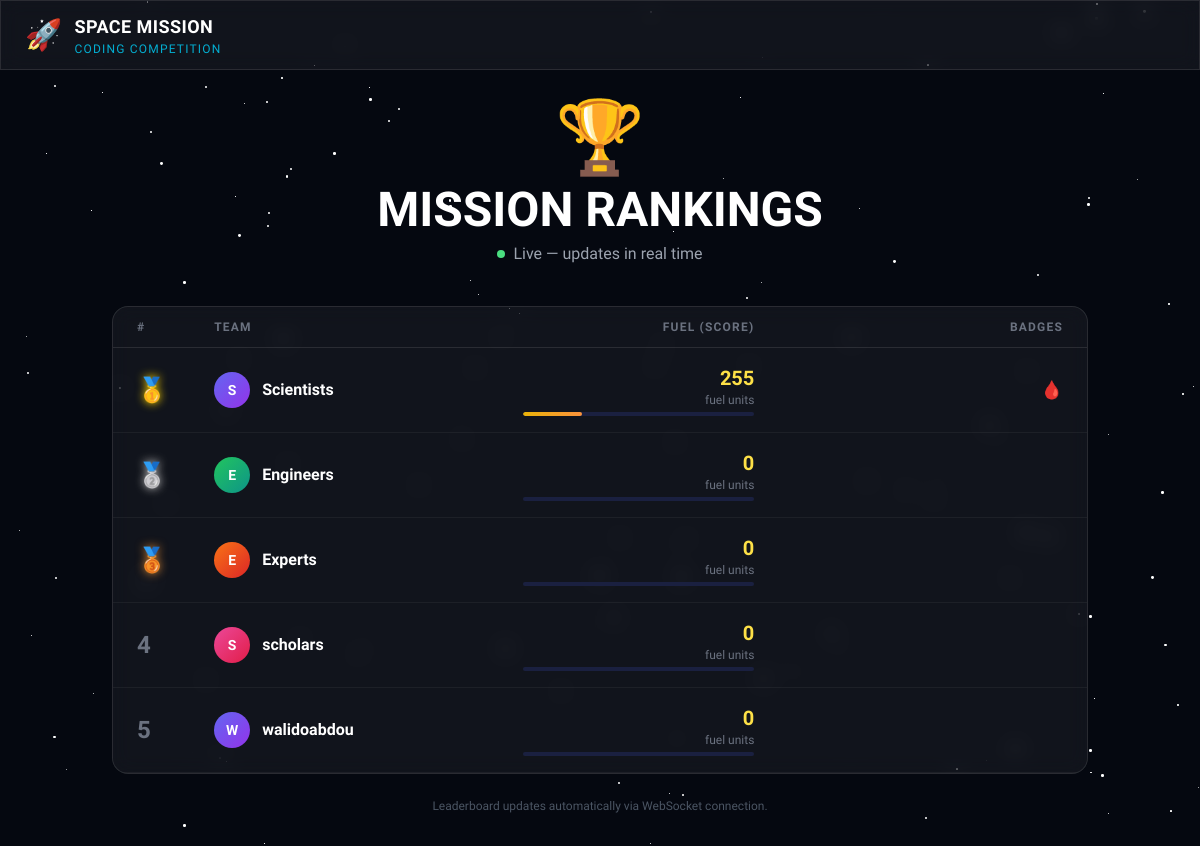
The app's page /leaderboard with its own data.
### models.py (models this page shows)
class Team(Base):
    __tablename__ = "teams"
    id = Column(Integer, primary_key=True, index=True)
    name = Column(String(64), unique=True, nullable=False)
    password_hash = Column(String(128), nullable=False)
    score = Column(Integer, default=0, nullable=False)
    coins = Column(Integer, default=100, nullable=False)
    double_points_active = Column(Boolean, default=False)
    is_frozen = Column(Boolean, default=False)
    frozen_until = Column(DateTime, nullable=True)
    created_at = Column(DateTime, default=datetime.utcnow)
    submissions = relationship("Submission", back_populates="team")
    team_cards = relationship("TeamCard", back_populates="team")
    achievements = relationship("Achievement", back_populates="team")

class Achievement(Base):
    __tablename__ = "achievements"
    id = Column(Integer, primary_key=True, index=True)
    team_id = Column(Integer, ForeignKey("teams.id"), nullable=False)
    badge_name = Column(String(64), nullable=False)
    badge_icon = Column(String(8), default="🏆")
    description = Column(Text, nullable=True)
    earned_at = Column(DateTime, default=datetime.utcnow)
    team = relationship("Team", back_populates="achievements")

### routers/leaderboard.py (the view)
@router.get("/leaderboard", response_class=HTMLResponse)
async def leaderboard_page(
    request: Request,
    db: Session = Depends(get_db),
):
    team = get_current_team_optional(request, db)
    leaderboard = get_leaderboard_data(db)
    return templates.TemplateResponse(
        "leaderboard.html",
        {"request": request, "team": team, "leaderboard": leaderboard},
    )

### templates/leaderboard.html (shortened to what this page needs)
{% extends "base.html" %}
{% block content %}
<div class="max-w-5xl mx-auto px-6 py-8" x-data="leaderboard()" x-init="init()">
  <div class="text-center mb-10">
    <div class="text-7xl mb-3 rocket-float inline-block">🏆</div>
    <h1 class="text-5xl font-black text-white">MISSION RANKINGS</h1>
    <p class="text-gray-400 mt-2 flex items-center justify-center gap-2">
      <span class="w-2 h-2 rounded-full bg-green-400 animate-pulse inline-block"></span>
      Live — updates in real time
    </p>
  </div>
  <div class="glass rounded-2xl border border-white/10 overflow-hidden">
    <div class="grid grid-cols-12 text-xs font-bold uppercase tracking-widest text-gray-500 px-6 py-3 border-b border-white/10">
      <div class="col-span-1">#</div>
      <div class="col-span-4">Team</div>
      <div class="col-span-3 text-right">Fuel (Score)</div>
      <div class="col-span-4 text-right">Badges</div>
    </div>
    <div id="leaderboard-body">
      {% for entry in leaderboard %}
      <div class="grid grid-cols-12 items-center px-6 py-4 border-b border-white/5 transition-all
                  hover:bg-white/5"
           id="team-row-{{ entry.id }}">
        <div class="col-span-1">
          <span class="text-2xl font-black
            {% if entry.rank == 1 %}rank-1
            {% elif entry.rank == 2 %}rank-2
            {% elif entry.rank == 3 %}rank-3
            {% else %}text-gray-500{% endif %}">
            {% if entry.rank == 1 %}🥇
            {% elif entry.rank == 2 %}🥈
            {% elif entry.rank == 3 %}🥉
            {% else %}{{ entry.rank }}{% endif %}
          </span>
        </div>
        <div class="col-span-4 flex items-center gap-3">
          <div class="w-9 h-9 rounded-full bg-gradient-to-br
                      {% if loop.index0 % 4 == 0 %}from-indigo-500 to-purple-600
                      {% elif loop.index0 % 4 == 1 %}from-green-500 to-teal-600
                      {% elif loop.index0 % 4 == 2 %}from-orange-500 to-red-600
                      {% else %}from-pink-500 to-rose-600{% endif %}
                      flex items-center justify-center font-black text-sm">
            {{ entry.name[0].upper() }}
          </div>
          <div>
            <div class="font-bold text-white flex items-center gap-2">
              {{ entry.name }}
            </div>
          </div>
        </div>
        <div class="col-span-3 text-right">
          <div class="font-black text-xl text-yellow-300" id="score-{{ entry.id }}">{{ entry.score }}</div>
          <div class="text-xs text-gray-500">fuel units</div>
          <div class="mt-1 h-1 bg-space-600 rounded-full overflow-hidden">
            <div class="h-full bg-gradient-to-r from-yellow-500 to-orange-400 rounded-full"
                 style="width: {{ [entry.score / 10, 100] | min }}%"></div>
          </div>
        </div>
        <div class="col-span-4 flex items-center justify-end gap-1 flex-wrap">
          {% for badge in entry.badges %}
          <span class="text-lg" title="{{ badge.name }}">{{ badge.icon }}</span>
          {% endfor %}
        </div>
      </div>
      {% endfor %}
    </div>
  </div>
  <p class="text-center text-gray-600 text-xs mt-6">
    Leaderboard updates automatically via WebSocket connection.
  </p>
</div>
{% endblock %}

### templates/base.html (shortened to what this page needs)
<!DOCTYPE html>
<html lang="en" class="dark">
<head>
  <script src="https://cdn.tailwindcss.com"></script>
  <link rel="stylesheet" href="/static/space.css">
</head>
<body class="bg-space-900 text-white min-h-screen">
<div class="stars" aria-hidden="true"></div>
{% if team is defined and team %}
<nav class="relative z-10 glass border-b border-white/10 px-6 py-3">
  <div class="max-w-7xl mx-auto flex items-center justify-between">
    <a href="/dashboard" class="flex items-center gap-3">
      <span class="text-3xl rocket-float">🚀</span>
      <div>
        <div class="text-lg font-black text-white tracking-wide">SPACE MISSION</div>
        <div class="text-xs text-neon-blue/80 tracking-widest uppercase">Coding Competition</div>
      </div>
    </a>
    <div class="flex items-center gap-4">
      <div class="glass rounded-full px-4 py-1.5 flex items-center gap-2">
        <span class="text-yellow-400">⚡</span>
        <span class="font-bold text-yellow-300" id="nav-score">{{ team.score }}</span>
        <span class="text-gray-400 text-xs">fuel</span>
      </div>
      <div class="glass rounded-full px-4 py-1.5 flex items-center gap-2">
        <span>🪙</span>
        <span class="font-bold text-amber-300" id="nav-coins">{{ team.coins }}</span>
      </div>
      <div class="flex items-center gap-2 text-sm">
        <a href="/dashboard" class="px-3 py-1.5 rounded-lg hover:bg-white/10 transition {% if request.url.path == '/dashboard' %}bg-white/10{% endif %}">Dashboard</a>
        <a href="/challenges" class="px-3 py-1.5 rounded-lg hover:bg-white/10 transition {% if '/challenge' in request.url.path %}bg-white/10{% endif %}">🪐 Planets</a>
        <a href="/leaderboard" class="px-3 py-1.5 rounded-lg hover:bg-white/10 transition {% if request.url.path == '/leaderboard' %}bg-white/10{% endif %}">🏆 Ranks</a>
        <a href="/cards/shop" class="px-3 py-1.5 rounded-lg hover:bg-white/10 transition">🃏 Cards</a>
        <a href="/quiz" class="px-3 py-1.5 rounded-lg hover:bg-white/10 transition font-semibold {% if '/quiz' in request.url.path %}bg-neon-purple/20 text-neon-purple{% else %}text-neon-purple/80{% endif %}">🧠 Quiz</a>
      </div>
      <div class="flex items-center gap-2">
        <div class="w-8 h-8 rounded-full bg-gradient-to-br from-indigo-500 to-purple-600 flex items-center justify-center font-bold text-sm">
          {{ team.name[0].upper() }}
        </div>
        <span class="text-sm font-semibold">{{ team.name }}</span>
        <a href="/logout" class="text-gray-400 hover:text-red-400 transition text-xs ml-2">Exit</a>
      </div>
    </div>
  </div>
</nav>
{% else %}
<nav class="relative z-10 glass border-b border-white/10 px-6 py-3">
  <div class="max-w-7xl mx-auto flex items-center gap-3">
    <span class="text-3xl rocket-float">🚀</span>
    <div>
      <div class="text-lg font-black text-white tracking-wide">SPACE MISSION</div>
      <div class="text-xs text-neon-blue/80 tracking-widest uppercase">Coding Competition</div>
    </div>
  </div>
</nav>
{% endif %}
<main class="relative z-10">
  {% block content %}{% endblock %}
</main>
</body>
</html>

### static/space.css (style rules this page uses)
.stars { position: fixed; top: 0; left: 0; width: 100%; height: 100%; pointer-events: none; z-index: 0; overflow: hidden; }
.rocket-float { animation: float 3s ease-in-out infinite; }
.glass { background: rgba(255, 255, 255, 0.05); backdrop-filter: blur(10px); border: 1px solid rgba(255, 255, 255, 0.1); }
.rank-1 { color: #ffd700; text-shadow: 0 0 10px #ffd700; }
.rank-2 { color: #c0c0c0; text-shadow: 0 0 10px #c0c0c0; }
.rank-3 { color: #cd7f32; text-shadow: 0 0 10px #cd7f32; }

### templates/base.html (style rules this page uses)
body { font-family: 'Exo 2', sans-serif; background-color: #050810; }

### records on screen
Team: name "S", name "Scientists", score "255", {{ [entry.score / 10, 100] | min }} 25.5 (drawn)
Achievement: icon "🩸"
Team: name "E", name "Engineers", score "0"
Team: name "E", name "Experts", score "0"
Team: rank "4", name "S", name "scholars", score "0"
Team: rank "5", name "W", name "walidoabdou", score "0"
